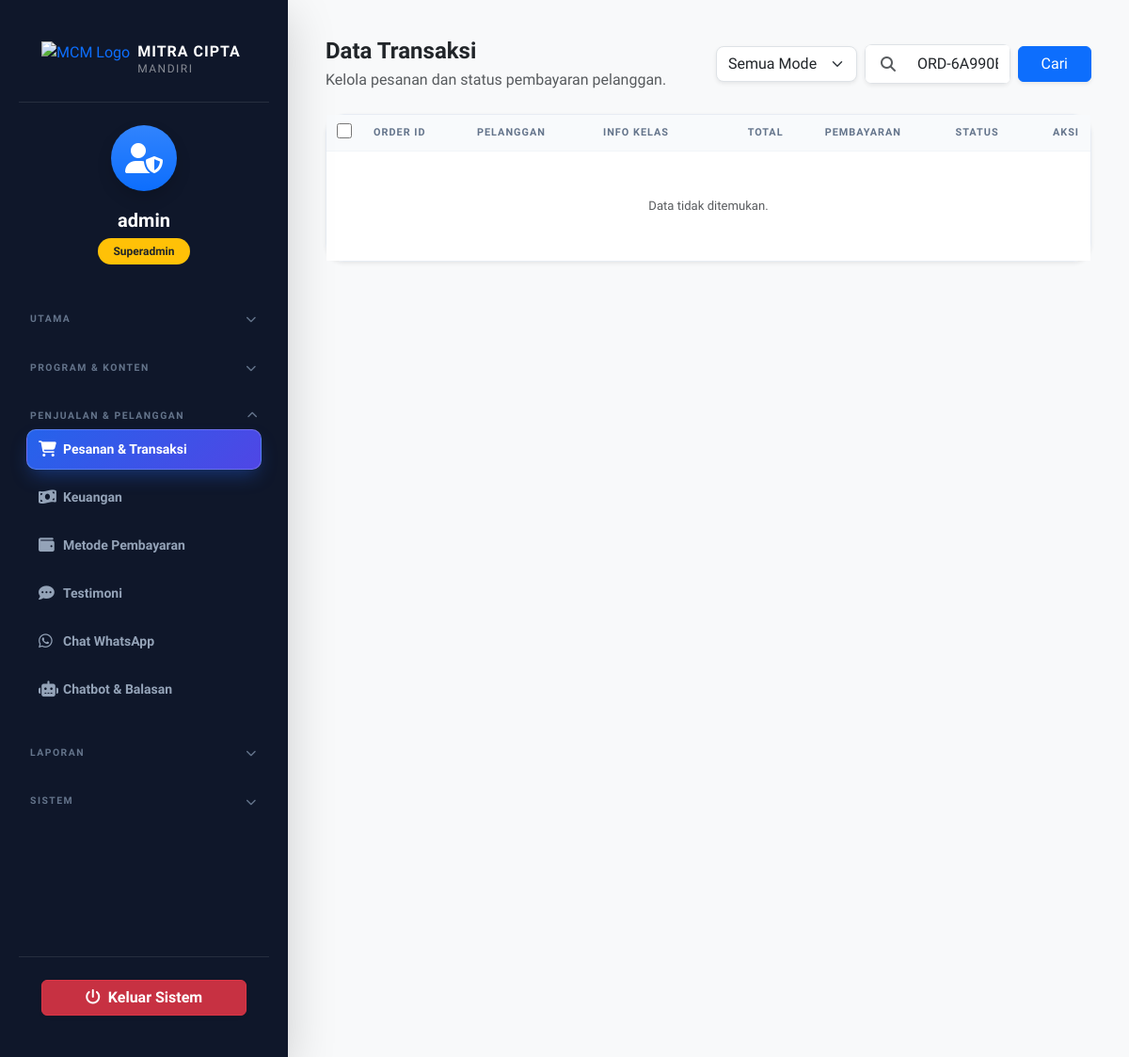
The page /admin/dashboard.php?page=orders&search=ORD-6A990B9531226-1788414869 (signed in) on the database as committed earlier.
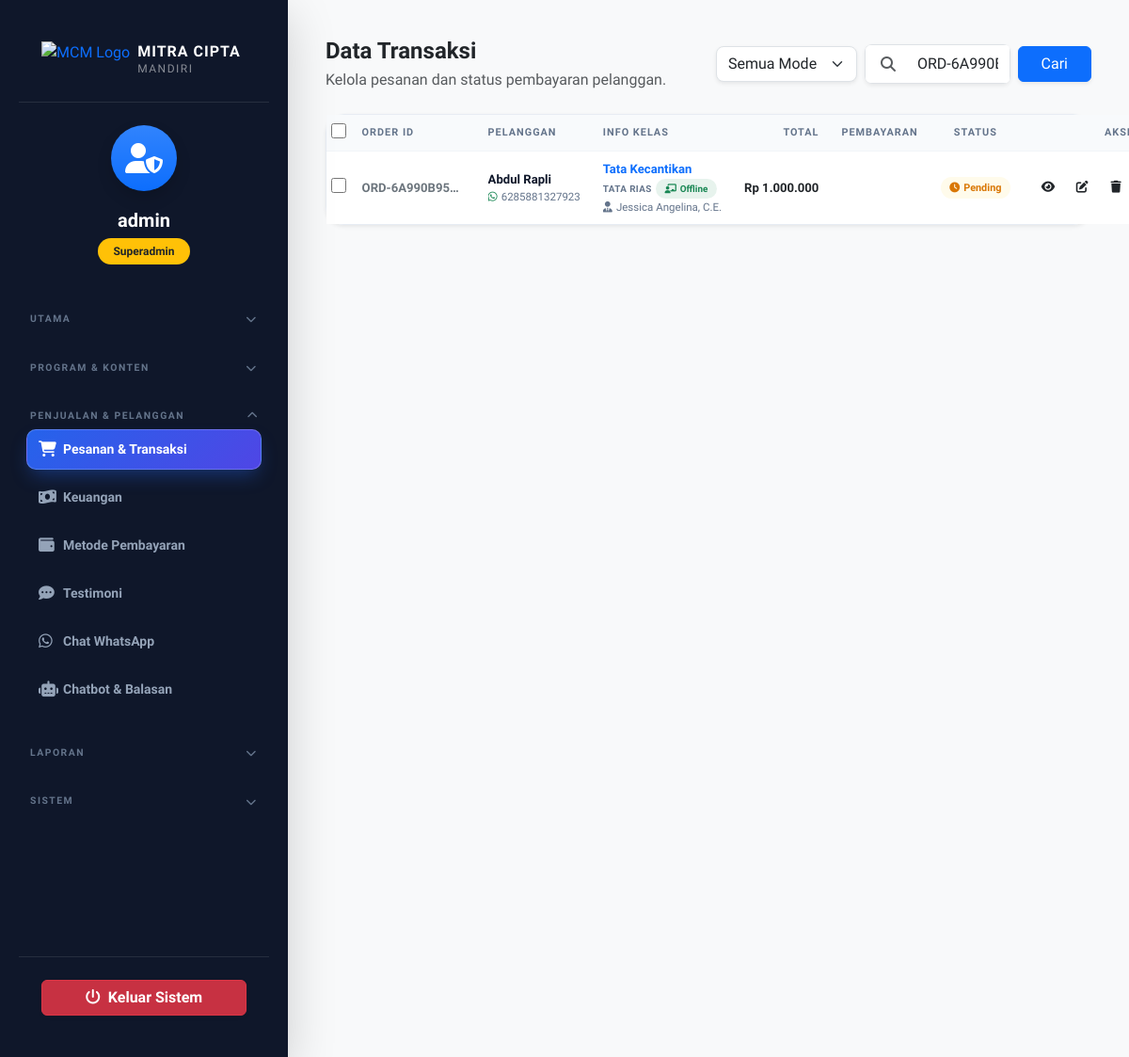
The same page on the database as committed later.
### tables this page shows
CREATE TABLE IF NOT EXISTS `orders` (
  `id` int(11) NOT NULL AUTO_INCREMENT,
  `user_id` int(11) DEFAULT NULL,
  `order_number` varchar(50) NOT NULL,
  `customer_name` varchar(100) NOT NULL,
  `customer_phone` varchar(20) NOT NULL,
  `customer_email` varchar(100) DEFAULT NULL,
  `customer_address` text DEFAULT NULL,
  `customer_institution` varchar(100) DEFAULT NULL,
  `class_id` int(11) NOT NULL,
  `class_mode` enum('online','offline') NOT NULL DEFAULT 'offline',
  `instructor_id` int(11) DEFAULT NULL,
  `amount` int(11) NOT NULL,
  `status` enum('pending','confirmed','cancelled') DEFAULT 'pending',
  `payment_status` enum('unpaid','pending','paid','failed','expired') DEFAULT 'unpaid',
  `payment_method` varchar(50) DEFAULT NULL,
  `payment_gateway_ref` varchar(100) DEFAULT NULL,
  `paid_at` timestamp NULL DEFAULT NULL,
  `transfer_proof` varchar(255) DEFAULT NULL,
  `proof_uploaded_at` datetime DEFAULT NULL,
  `created_at` timestamp NOT NULL DEFAULT current_timestamp(),
  PRIMARY KEY (`id`),
  UNIQUE KEY `order_number` (`order_number`),
  KEY `class_id` (`class_id`),
  CONSTRAINT `orders_ibfk_1` FOREIGN KEY (`class_id`) REFERENCES `classes` (`id`)
);

CREATE TABLE IF NOT EXISTS `classes` (
  `id` int(11) NOT NULL AUTO_INCREMENT,
  `name` varchar(100) NOT NULL,
  `start_date` date DEFAULT NULL,
  `category` varchar(50) NOT NULL,
  `description` text NOT NULL,
  `description_online` text DEFAULT NULL,
  `description_offline` text DEFAULT NULL,
  `image` varchar(255) NOT NULL,
  `features` text NOT NULL,
  `price` int(11) NOT NULL DEFAULT 500000,
  `price_online` int(11) NOT NULL DEFAULT 0,
  `price_offline` int(11) NOT NULL DEFAULT 0,
  `mode_available` enum('online','offline','both') NOT NULL DEFAULT 'both',
  `whatsapp_group_link` varchar(255) DEFAULT NULL,
  `created_at` timestamp NOT NULL DEFAULT current_timestamp(),
  `image_public_id` varchar(255) DEFAULT NULL,
  PRIMARY KEY (`id`)
);

CREATE TABLE IF NOT EXISTS `instructors` (
  `id` int(11) NOT NULL AUTO_INCREMENT,
  `name` varchar(100) NOT NULL,
  `category` varchar(100) NOT NULL DEFAULT '',
  `specialization` varchar(150) NOT NULL,
  `bio` text DEFAULT NULL,
  `certifications` text DEFAULT NULL,
  `image` varchar(255) NOT NULL,
  `created_at` timestamp NOT NULL DEFAULT current_timestamp(),
  `image_public_id` varchar(255) DEFAULT NULL,
  PRIMARY KEY (`id`)
);

### admin/pages/orders.php (the view, shortened to what the changed rows need)
<div class="row align-items-center mb-4 g-3">
    <div class="col-md-6">
        <h2 class="fw-bold mb-1 text-dark">Data Transaksi</h2>
    </div>
</div>
<div data-bulk-table="orders">
<div class="card border-0 shadow-sm">
    <div class="card-body p-0">
        <div class="table-responsive table-responsive--no-scroll">
            <table class="table align-middle admin-compact mb-0">
                <thead>
                    <tr>
                        <th class="col-check"><input type="checkbox" class="bulk-select-all js-bulk-select-all" title="Pilih semua"></th>
                        <th>Order ID</th>
                        <th>Pelanggan</th>
                        <th>Info Kelas</th>
                        <th class="text-end">Total</th>
                        <th class="text-center">Pembayaran</th>
                        <th class="text-center">Status</th>
                        <th class="text-end">Aksi</th>
                    </tr>
                </thead>
                <tbody id="ordersTableBody">
                    <?php if (empty($orders)): ?>
                        <tr><td colspan="8" class="text-center py-5 text-muted">Data tidak ditemukan.</td></tr>
                    <?php else: ?>
                        <?php foreach ($orders as $o): ?>
                            <tr>
                                <td class="col-check"><input type="checkbox" class="bulk-row-check js-bulk-row" value="<?php echo (int)$o['id']; ?>"></td>
                                <td class="text-secondary fw-bold small"><span class="cell-ellipsis" title="<?php echo htmlspecialchars($o['order_number']); ?>" style="max-width:110px;"><?php echo htmlspecialchars($o['order_number']); ?></span></td>
                                <td>
                                    <div class="cell-stack" style="max-width:160px;">
                                        <span class="line-main" title="<?php echo htmlspecialchars($o['customer_name']); ?>"><?php echo htmlspecialchars($o['customer_name']); ?></span>
                                        <span class="line-sub"><i class="fab fa-whatsapp me-1 text-success"></i><?php echo htmlspecialchars($o['customer_phone']); ?></span>
                                    </div>
                                </td>
                                <td>
                                    <div class="cell-stack" style="max-width:210px;">
                                        <span class="line-main text-primary" title="<?php echo htmlspecialchars($o['class_name']); ?>"><?php echo htmlspecialchars($o['class_name']); ?></span>
                                        <span class="line-sub d-flex align-items-center gap-1 flex-wrap">
                                            <span class="small text-uppercase fw-bold" style="font-size:0.62rem; letter-spacing:0.4px;"><?php echo htmlspecialchars($o['class_category']); ?></span>
                                            <?php $cm = strtolower($o['class_mode'] ?? 'offline'); if ($cm === 'online') echo '<span class="badge bg-info bg-opacity-10 text-info" style="font-size:0.62rem;"><i class="fas fa-laptop me-1"></i>Online</span>'; else echo '<span class="badge bg-success bg-opacity-10 text-success" style="font-size:0.62rem;"><i class="fas fa-chalkboard-teacher me-1"></i>Offline</span>'; ?>
                                        </span>
                                        <span class="line-sub" title="<?php echo htmlspecialchars($o['instructor_name'] ?? ''); ?>"><?php echo $o['instructor_name'] ? '<i class="fas fa-user-tie me-1"></i>'.htmlspecialchars($o['instructor_name']) : '<span class="text-muted">Tanpa instruktur</span>'; ?></span>
                                    </div>
                                </td>
                                <td class="text-end fw-bold text-dark text-nowrap">Rp <?php echo number_format($o['amount'], 0, ',', '.'); ?></td>
                                <td class="text-center">
                                    <?php
                                    $pay = $o['payment_status'] ?? 'unpaid';
                                    $payBadge = [
                                        'paid' => ['badge-soft-success', 'fas fa-check-circle', 'Lunas'],
                                        'unpaid' => ['badge-soft-secondary', 'fas fa-hourglass-half', 'Belum'],
                                        'pending' => ['badge-soft-warning', 'fas fa-clock', 'Proses'],
                                        'failed' => ['badge-soft-danger', 'fas fa-times-circle', 'Gagal'],
                                        'expired' => ['badge-soft-danger', 'fas fa-clock', 'Kadaluwarsa'],
                                    ][$pay] ?? ['badge-soft-secondary', 'fas fa-circle', $pay];
                                    ?>
                                    <span class="badge <?php echo $payBadge[0]; ?>"><i class="<?php echo $payBadge[1]; ?> me-1"></i><?php echo $payBadge[2]; ?></span>
                                </td>
                                <td class="text-center">
                                    <?php $isAwaiting = (($o['payment_method'] ?? '') === 'manual_transfer') && (($o['status'] ?? '') === 'pending') && (($o['payment_status'] ?? '') !== 'paid'); ?>
                                    <?php if ($isAwaiting): ?>
                                        <span class="badge badge-soft-purple"><i class="fas fa-user-check me-1"></i>Menunggu Konfirmasi</span>
                                    <?php elseif ($o['status'] === 'pending'): ?>
                                        <span class="badge badge-soft-warning"><i class="fas fa-clock me-1"></i>Pending</span>
                                    <?php elseif ($o['status'] === 'confirmed'): ?>
                                        <span class="badge badge-soft-success"><i class="fas fa-check-circle me-1"></i>Lunas</span>
                                    <?php else: ?>
                                        <span class="badge badge-soft-danger"><i class="fas fa-times-circle me-1"></i>Batal</span>
                                    <?php endif; ?>
                                </td>
                                <td class="text-end">
                                    <div class="d-flex justify-content-end gap-1">
                                        <button class="btn btn-action btn-soft-primary" data-bs-toggle="modal" data-bs-target="#detailPesananModal"
                                            data-order="<?php echo htmlspecialchars($o['order_number']); ?>"
                                            data-name="<?php echo htmlspecialchars($o['customer_name']); ?>"
                                            data-phone="<?php echo htmlspecialchars($o['customer_phone']); ?>"
                                            data-email="<?php echo htmlspecialchars(!empty($o['customer_email']) ? $o['customer_email'] : '-'); ?>"
                                            data-instansi="<?php echo htmlspecialchars(!empty($o['customer_institution']) ? $o['customer_institution'] : '-'); ?>"
                                            data-alamat="<?php echo htmlspecialchars(!empty($o['customer_address']) ? $o['customer_address'] : '-'); ?>"
                                            data-kelas="<?php echo htmlspecialchars($o['class_name']); ?>"
                                            data-mode="<?php echo htmlspecialchars(strtolower($o['class_mode'] ?? 'offline')); ?>"
                                            data-metode="<?php echo htmlspecialchars(($o['payment_method'] ?? '') === 'manual_transfer' ? 'Transfer Bank Manual' : ($o['payment_method'] ?? '-')); ?>"
                                            data-proof="<?php echo htmlspecialchars($o['transfer_proof'] ?? ''); ?>"
                                            data-harga="<?php echo number_format($o['amount'], 0, ',', '.'); ?>">
                                            <i class="fas fa-eye"></i>
                                        </button>
                                        <button class="btn btn-action btn-soft-primary" data-bs-toggle="modal" data-bs-target="#updateStatusModal" data-id="<?php echo $o['id']; ?>" data-name="<?php echo htmlspecialchars($o['customer_name']); ?>" data-status="<?php echo $o['status']; ?>">
                                            <i class="fas fa-edit"></i>
                                        </button>
                                        <button class="btn btn-action btn-soft-danger" onclick="deleteItem('orders', <?php echo $o['id']; ?>)">
                                            <i class="fas fa-trash"></i>
                                        </button>
                                    </div>
                                </td>
                            </tr>
                        <?php endforeach; ?>
                    <?php endif; ?>
                </tbody>
            </table>
        </div>
    </div>
</div>
</div>

Rows that differ between the two databases and show on the page:
added orders: order_number "ORD-6A990B95…", customer_name "Abdul Rapli", customer_phone "6285881327923", class.name "Tata Kecantikan", class.category "TATA RIAS", class_mode "offline" (drawn), instructor.name "Jessica Angelina, C.E.", amount "1.000.000", status "pending" (drawn)
Other text that changed with them:
text no longer shown: "Data tidak ditemukan."
